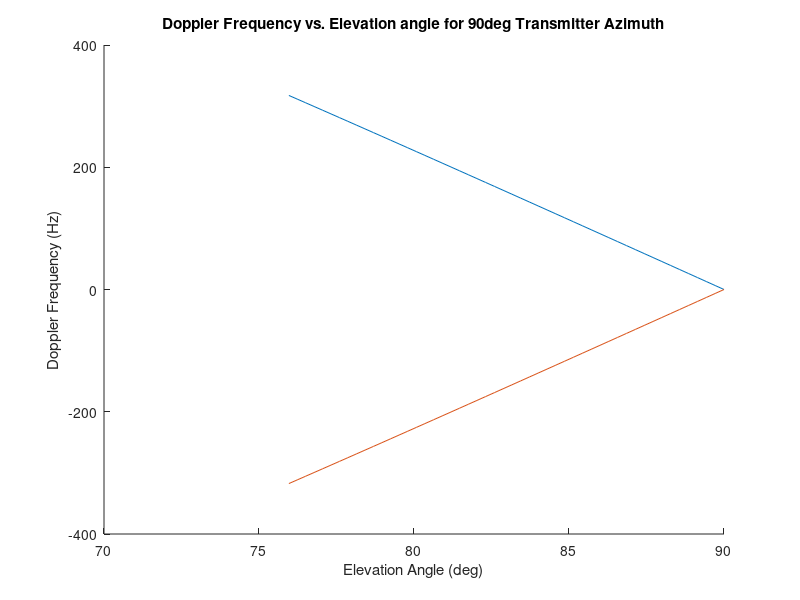

Here is the MATLAB script that generated this plot:
%max doppler 90deg offset rx
%this does not show exactly what happens in the simulation because of the
%offset doppler.....
clear;
RPM = 250;%changed
Altitude = 200;
fc = 1e9;
c = 3e8;

%max doppler for reflection radius
Reflection_radius = 7.5;
v = ((2*pi)/60)*RPM*Reflection_radius;
max_fd = 2*(v*fc)/c;

%Rx position (might not be needed)
Rx_z = 2;
Rx_y = 7;
Rx_x = 0;

blade_length = 7.5;
max_elevation_angle = atan(Rx_z/(blade_length - Rx_y));

max_doppler_minus = -max_fd*cos(max_elevation_angle);
max_doppler_plus = max_fd*cos(max_elevation_angle);

tip = 0:0.01:.5;
elevation_angle = atan(Rx_z./tip);
hold on
plot(360*elevation_angle/(2*pi),max_fd*cos(elevation_angle))
plot(360*elevation_angle/(2*pi),-max_fd*cos(elevation_angle))
hold off
xlabel('Elevation Angle (deg)');
ylabel('Doppler Frequency (Hz)');
title('Doppler Frequency vs. Elevation angle for 90deg Transmitter Azimuth');


